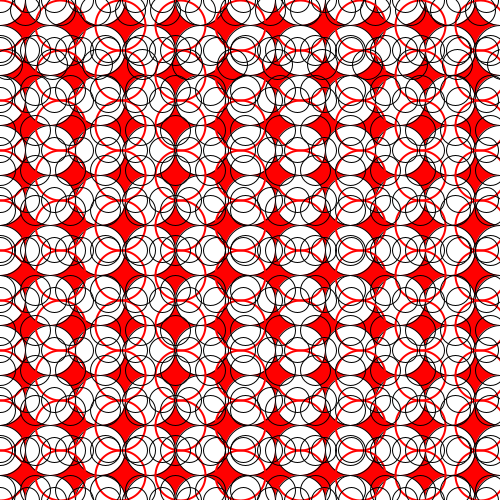
Frame 1 (no input)
Frame 60 (the mouse pressed at the canvas centre just before this capture): identical to frame 1, image omitted
Frame 120 (the mouse held since frame 60 and released just before this capture): identical to frame 1, image omitted

The Processing sketch that drew this single still picture (run headless with seeded random() and noise(); from frame 60 on, the mouse is pressed at the canvas centre):

// Processing sketch: processing_32932
// ── processing_32932.pde

int i=0;
int j=0;
int k=5;
int l=5;
int m=0;
int n=7;
int o=0;
int p=0;
int q=25;
int r=0;
int s=100;
int t=100;
int u=0;

void setup () {
  size (500,500);
  background (255,0,0);
  smooth();

 
  while (j<11){
   
    while (i<11){
    ellipse (i*50, j*50, 50, 50);
    i=i+1;
    }
    j=j+1;
    i=0;
  }
 noFill();
 strokeWeight (2);
 stroke (255, 0, 0);
 while (q<521){
 
 while (p<521){
 ellipse (p*6, q, 50, 50);
 p=p+10;
 }
 q=q+50;
 p=0;
 }
 
}

void draw (){
  
  strokeWeight (1);
 
 stroke (0);
 while (l<521){ 
   
 while (k<521){ 
 ellipse (k*5, l*2, 30, 30);
k=k+7;
}
l=l+20;
k=0;
 }
  
  while (o<521){
  
 while (m<521){
ellipse (m*3, o*5, 25, 25);
 m=m+9;
 }
 o=o+10;
 m=0;
  }
 
while (n<521){
 ellipse (n, 64, 30, 30);
 n=n+45;
}
/*
strokeWeight (1);
stroke (255,255, 255);
while (r<2000){
ellipse (0,0,r,r);
r=r+10;
}

while (u<2000){
ellipse (500,500, u, u);
u=u+10;
}

strokeWeight (1);
stroke (0,0,0);
while (s<2000){
ellipse (0,500,s,s);
s=s+50;
}

while (t<2000){
ellipse (500,0,t,t);
t=t+50;
}

*/
}
